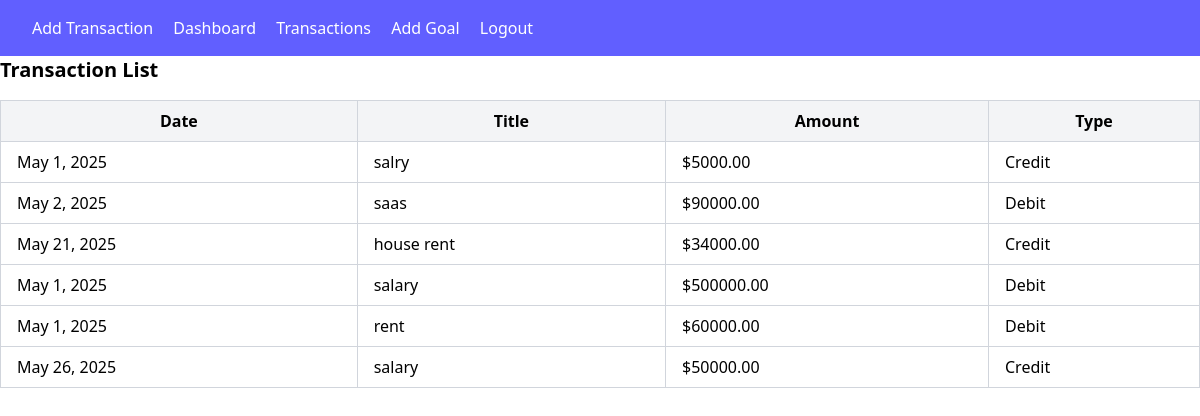
The page /transaction_list/ (signed in) on the database as committed earlier.
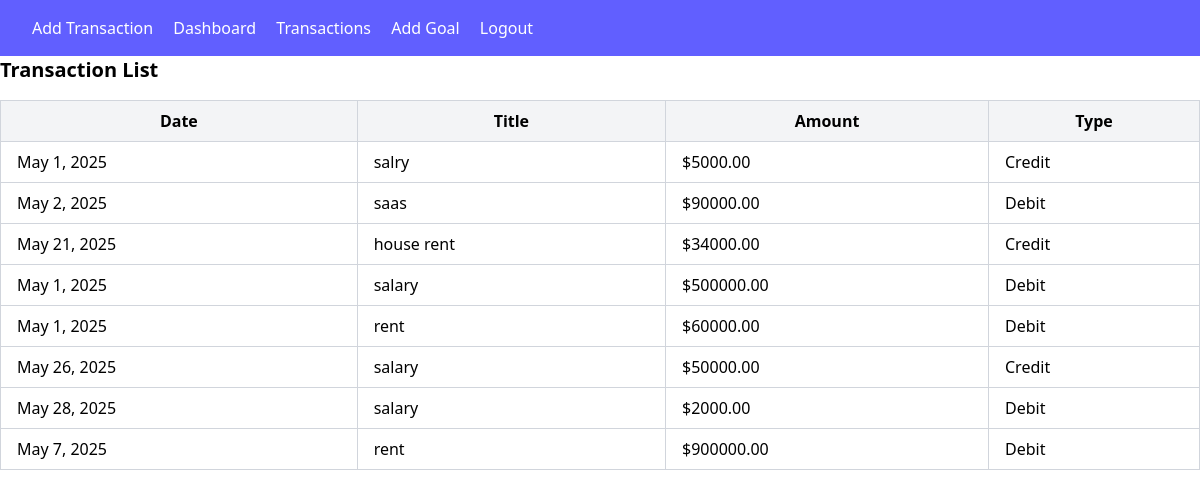
The same page on the database as committed later.
### finance/models.py (models this page shows, shortened)
class Transaction(models.Model):
    TRANSACTION_TYPES = [
        ('Income', 'Income'),
        ('Expense', 'Expense')
    ]
    user = models.ForeignKey(User, on_delete=models.CASCADE)
    title = models.CharField(max_length=255)
    amount = models.DecimalField(max_digits=10, decimal_places=2)
    transaction_type = models.CharField(
        max_length=10, choices=TRANSACTION_TYPES)
    date = models.DateField()
    category = models.CharField(max_length=255)

### finance/views.py (the view)
# urls.py: path('transaction_list/', TransactionListView.as_view(),
class TransactionListView(LoginRequiredMixin, View):
    def get(self, request, *args, **kwargs):
        transactions = Transaction.objects.all()
        return render(request, 'finance/transaction_list.html', {'transactions': transactions})

### finance/templates/finance/transaction_list.html (shortened to what this page needs)
{% extends "finance/base.html" %}
{% block content %}
<h1 class="text-xl font-bold mb-4">Transaction List</h1>
<table class="min-w-full table-auto border-collapse border border-gray-300">
  <thead>
    <tr class="bg-gray-100">
      <th class="px-4 py-2 border border-gray-300">Date</th>
      <th class="px-4 py-2 border border-gray-300">Title</th>
      <th class="px-4 py-2 border border-gray-300">Amount</th>
      <th class="px-4 py-2 border border-gray-300">Type</th>
    </tr>
  </thead>
  <tbody>
    {% for transaction in transactions %}
    <tr class="hover:bg-gray-50">
      <td class="px-4 py-2 border border-gray-300">{{ transaction.date }}</td>
      <td class="px-4 py-2 border border-gray-300">{{ transaction.title }}</td>
      <td class="px-4 py-2 border border-gray-300">${{ transaction.amount|floatformat:2 }}</td>
      <td class="px-4 py-2 border border-gray-300">
        {% if transaction.transaction_type == 'Income' %}
        Credit
        {% else %}
        Debit
        {% endif %}
      </td>
    </tr>
    {% endfor %}
  </tbody>
</table>
{% endblock content %}

Rows that differ between the two databases and show on the page:
added Transaction: transaction_type "Debit"
added Transaction: transaction_type "Debit"
